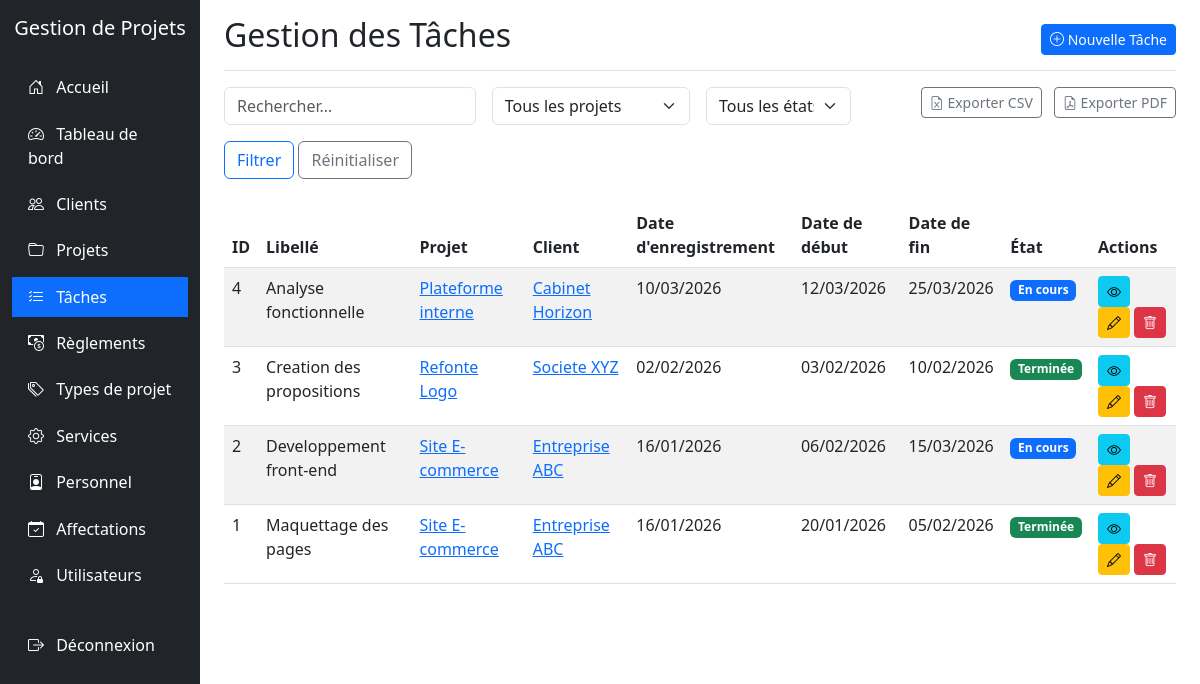
The page /taches/index.php (signed in) on the database its author committed.
### tables this page shows
CREATE TABLE TACHE (
  IdTache INT AUTO_INCREMENT PRIMARY KEY,
  LibelleTache VARCHAR(255) NOT NULL,
  DescriptionTache TEXT NULL,
  DateEnregTache DATE NULL,
  DateDebutTache DATE NULL,
  DateFinTache DATE NULL,
  EtatTache TINYINT NOT NULL DEFAULT 1,
  IdProjet INT NOT NULL,
  CodeService VARCHAR(50) NULL,
  CreatedAt TIMESTAMP DEFAULT CURRENT_TIMESTAMP,
  UpdatedAt TIMESTAMP DEFAULT CURRENT_TIMESTAMP ON UPDATE CURRENT_TIMESTAMP,
  CONSTRAINT FK_TACHE_PROJET FOREIGN KEY (IdProjet)
    REFERENCES PROJET(IdProjet)
    ON UPDATE CASCADE ON DELETE CASCADE,
  CONSTRAINT FK_TACHE_SERVICE FOREIGN KEY (CodeService)
    REFERENCES SERVICE(CodeService)
    ON UPDATE CASCADE ON DELETE SET NULL,
  CONSTRAINT CK_TACHE_ETAT CHECK (EtatTache IN (1, 2, 3, 4))
);

CREATE TABLE PROJET (
  IdProjet INT AUTO_INCREMENT PRIMARY KEY,
  TitreProjet VARCHAR(255) NOT NULL,
  DescriptionProjet TEXT NULL,
  CoutProjet DECIMAL(15,2) DEFAULT 0,
  DateDebutProjet DATE NULL,
  DateFinProjet DATE NULL,
  EtatProjet TINYINT NOT NULL DEFAULT 1,
  IdClient INT NOT NULL,
  IdTypeProjet INT NOT NULL,
  IdChefProjet INT NULL,
  CreatedAt TIMESTAMP DEFAULT CURRENT_TIMESTAMP,
  UpdatedAt TIMESTAMP DEFAULT CURRENT_TIMESTAMP ON UPDATE CURRENT_TIMESTAMP,
  CONSTRAINT FK_PROJET_CLIENT FOREIGN KEY (IdClient)
    REFERENCES CLIENT(IdClient)
    ON UPDATE CASCADE ON DELETE RESTRICT,
  CONSTRAINT FK_PROJET_TYPE FOREIGN KEY (IdTypeProjet)
    REFERENCES TYPEPROJET(IdTypeProjet)
    ON UPDATE CASCADE ON DELETE RESTRICT,
  CONSTRAINT FK_PROJET_CHEF FOREIGN KEY (IdChefProjet)
    REFERENCES CHEF_PROJET(IdChefProjet)
    ON UPDATE CASCADE ON DELETE SET NULL,
  CONSTRAINT CK_PROJET_ETAT CHECK (EtatProjet IN (1, 2, 3))
);

CREATE TABLE CLIENT (
  IdClient INT AUTO_INCREMENT PRIMARY KEY,
  NomClient VARCHAR(255) NOT NULL,
  AdresseClient VARCHAR(255) NULL,
  EmailClient VARCHAR(255) NULL,
  TelClient VARCHAR(50) NULL,
  CreatedAt TIMESTAMP DEFAULT CURRENT_TIMESTAMP,
  UpdatedAt TIMESTAMP DEFAULT CURRENT_TIMESTAMP ON UPDATE CURRENT_TIMESTAMP
);

### taches/index.php (the view, shortened to what this page needs)
<?php
require_once '../config.php';
$search = isset($_GET['search']) ? $_GET['search'] : '';
$where = [];
$whereClause = !empty($where) ? "WHERE " . implode(" AND ", $where) : "";
$sql = "SELECT t.*, p.TitreProjet, p.IdClient, c.NomClient
        FROM TACHE t
        JOIN PROJET p ON t.IdProjet = p.IdProjet
        JOIN CLIENT c ON p.IdClient = c.IdClient
        $whereClause
        ORDER BY t.IdTache DESC";
$result = mysqli_query($conn, $sql);
?>
<!DOCTYPE html>
<html lang="fr">
<head>
    <link href="https://cdn.jsdelivr.net/npm/bootstrap@5.3.0-alpha1/dist/css/bootstrap.min.css" rel="stylesheet">
    <link rel="stylesheet" href="https://cdn.jsdelivr.net/npm/bootstrap-icons@1.10.0/font/bootstrap-icons.css">
</head>
<body>
    <div class="container-fluid">
        <div class="row">
            <div class="col-md-3 col-lg-2 d-md-block sidebar collapse">
                <div class="position-sticky pt-3">
                    <div class="text-center mb-4">
                        <h5 class="text-white">Gestion de Projets</h5>
                    </div>
                    <ul class="nav flex-column">
                        <li class="nav-item">
                            <a class="nav-link" href="../index.php">
                                <i class="bi bi-house-door"></i> Accueil
                            </a>
                        </li>
                        <li class="nav-item">
                            <a class="nav-link" href="../dashboard/index.php">
                                <i class="bi bi-speedometer2"></i> Tableau de bord
                            </a>
                        </li>
                        <li class="nav-item">
                            <a class="nav-link" href="../clients/index.php">
                                <i class="bi bi-people"></i> Clients
                            </a>
                        </li>
                        <li class="nav-item">
                            <a class="nav-link" href="../projets/index.php">
                                <i class="bi bi-folder"></i> Projets
                            </a>
                        </li>
                        <li class="nav-item">
                            <a class="nav-link active" href="../taches/index.php">
                                <i class="bi bi-list-check"></i> Tâches
                            </a>
                        </li>
                        <li class="nav-item">
                            <a class="nav-link" href="../reglements/index.php">
                                <i class="bi bi-cash-coin"></i> Règlements
                            </a>
                        </li>
                        <li class="nav-item">
                            <a class="nav-link" href="../typesprojet/index.php">
                                <i class="bi bi-tags"></i> Types de projet
                            </a>
                        </li>
                        <li class="nav-item">
                            <a class="nav-link" href="../services/index.php">
                                <i class="bi bi-gear"></i> Services
                            </a>
                        </li>
                        <li class="nav-item">
                            <a class="nav-link" href="../personnel/index.php">
                                <i class="bi bi-person-badge"></i> Personnel
                            </a>
                        </li>
                        <li class="nav-item">
                            <a class="nav-link" href="../affectations/index.php">
                                <i class="bi bi-calendar-check"></i> Affectations
                            </a>
                        </li>
                        <?php if ($_SESSION['role'] == 'admin'): ?>
                        <li class="nav-item">
                            <a class="nav-link" href="../utilisateurs/index.php">
                                <i class="bi bi-person-lock"></i> Utilisateurs
                            </a>
                        </li>
                        <?php endif; ?>
                        <li class="nav-item mt-4">
                            <a class="nav-link" href="../logout.php">
                                <i class="bi bi-box-arrow-right"></i> Déconnexion
                            </a>
                        </li>
                    </ul>
                </div>
            </div>
            <div class="col-md-9 ms-sm-auto col-lg-10 px-md-4">
                <div class="d-flex justify-content-between flex-wrap flex-md-nowrap align-items-center pt-3 pb-2 mb-3 border-bottom">
                    <h1 class="h2">Gestion des Tâches</h1>
                    <div class="btn-toolbar mb-2 mb-md-0">
                        <a href="create.php" class="btn btn-sm btn-primary">
                            <i class="bi bi-plus-circle"></i> Nouvelle Tâche
                        </a>
                    </div>
                </div>
                <div class="row mb-4">
                    <div class="col-md-8">
                        <form action="index.php" method="get" class="row g-3">
                            <div class="col-md-5">
                                <input type="text" name="search" class="form-control" placeholder="Rechercher..." value="<?php echo htmlspecialchars($search); ?>">
                            </div>
                            <div class="col-md-4">
                                <select name="projet" class="form-select">
                                    <option value="">Tous les projets</option>
                                </select>
                            </div>
                            <div class="col-md-3">
                                <select name="etat" class="form-select">
                                    <option value="">Tous les états</option>
                                </select>
                            </div>
                            <div class="col-md-12">
                                <button type="submit" class="btn btn-outline-primary">Filtrer</button>
                                <a href="index.php" class="btn btn-outline-secondary">Réinitialiser</a>
                            </div>
                        </form>
                    </div>
                    <div class="col-md-4 text-end">
                        <a href="export_csv.php<?php echo !empty($whereClause) ? '?' . http_build_query($_GET) : ''; ?>" class="btn btn-sm btn-outline-secondary me-2">
                            <i class="bi bi-file-earmark-excel"></i> Exporter CSV
                        </a>
                        <a href="export_pdf.php<?php echo !empty($whereClause) ? '?' . http_build_query($_GET) : ''; ?>" class="btn btn-sm btn-outline-secondary">
                            <i class="bi bi-file-earmark-pdf"></i> Exporter PDF
                        </a>
                    </div>
                </div>
                <div class="table-responsive">
                    <table class="table table-striped table-hover">
                        <thead>
                            <tr>
                                <th>ID</th>
                                <th>Libellé</th>
                                <th>Projet</th>
                                <th>Client</th>
                                <th>Date d'enregistrement</th>
                                <th>Date de début</th>
                                <th>Date de fin</th>
                                <th>État</th>
                                <th>Actions</th>
                            </tr>
                        </thead>
                        <tbody>
                            <?php
                            if (mysqli_num_rows($result) > 0) {
                                while($row = mysqli_fetch_assoc($result)) {
                                    $tacheId = $row['IdTache'];
                                    $etatLabel = "";
                                    switch($row['EtatTache']) {
                                        case 2: $etatLabel = "<span class='badge bg-primary'>En cours</span>"; break;
                                        case 3: $etatLabel = "<span class='badge bg-success'>Terminée</span>"; break;
                                    }
                                    echo "<tr>";
                                    echo "<td>" . $row['IdTache'] . "</td>";
                                    echo "<td>" . htmlspecialchars($row['LibelleTache']) . "</td>";
                                    echo "<td><a href='../projets/view.php?id=" . $row['IdProjet'] . "'>" . htmlspecialchars($row['TitreProjet']) . "</a></td>";
                                    echo "<td><a href='../clients/view.php?id=" . $row['IdClient'] . "'>" . htmlspecialchars($row['NomClient']) . "</a></td>";
                                    echo "<td>" . date('d/m/Y', strtotime($row['DateEnregTache'])) . "</td>";
                                    echo "<td>" . date('d/m/Y', strtotime($row['DateDebutTache'])) . "</td>";
                                    echo "<td>" . date('d/m/Y', strtotime($row['DateFinTache'])) . "</td>";
                                    echo "<td>" . $etatLabel . "</td>";
                                    echo "<td>";
                                    echo "<a href='view.php?id=" . $tacheId . "' class='btn btn-sm btn-info me-1'><i class='bi bi-eye'></i></a>";
                                    echo "<a href='edit.php?id=" . $tacheId . "' class='btn btn-sm btn-warning me-1'><i class='bi bi-pencil'></i></a>";
                                    echo "<a href='delete.php?id=" . $tacheId . "' class='btn btn-sm btn-danger' onclick='return confirm(\"Êtes-vous sûr de vouloir supprimer cette tâche ?\")'><i class='bi bi-trash'></i></a>";
                                    echo "</td>";
                                    echo "</tr>";
                                }
                            } else {
                                echo "<tr><td colspan='9' class='text-center'>Aucune tâche trouvée</td></tr>";
                            }
                            ?>
                        </tbody>
                    </table>
                </div>
            </div>
        </div>
    </div>
</body>
</html>

### taches/index.php (style rules this page uses)
.sidebar { min-height: 100vh; background-color: #212529; }
.sidebar .nav-link { color: #fff; padding: 0.5rem 1rem; margin: 0.2rem 0; }
.sidebar .nav-link.active { background-color: #0d6efd; }
.sidebar .nav-link i { margin-right: 0.5rem; }

### rows shown on the page
tache: IdTache "4", LibelleTache "Analyse fonctionnelle", IdProjet.TitreProjet "Plateforme interne", client.NomClient "Cabinet Horizon", DateEnregTache "10/03/2026", DateDebutTache "12/03/2026", DateFinTache "25/03/2026", EtatTache "En cours"
tache: IdTache "3", LibelleTache "Creation des propositions", IdProjet.TitreProjet "Refonte Logo", client.NomClient "Societe XYZ", DateEnregTache "02/02/2026", DateDebutTache "03/02/2026", DateFinTache "10/02/2026", EtatTache "Terminée"
tache: IdTache "2", LibelleTache "Developpement front-end", IdProjet.TitreProjet "Site E-commerce", client.NomClient "Entreprise ABC", DateEnregTache "16/01/2026", DateDebutTache "06/02/2026", DateFinTache "15/03/2026", EtatTache "En cours"
tache: IdTache "1", LibelleTache "Maquettage des pages", IdProjet.TitreProjet "Site E-commerce", client.NomClient "Entreprise ABC", DateEnregTache "16/01/2026", DateDebutTache "20/01/2026", DateFinTache "05/02/2026", EtatTache "Terminée"
